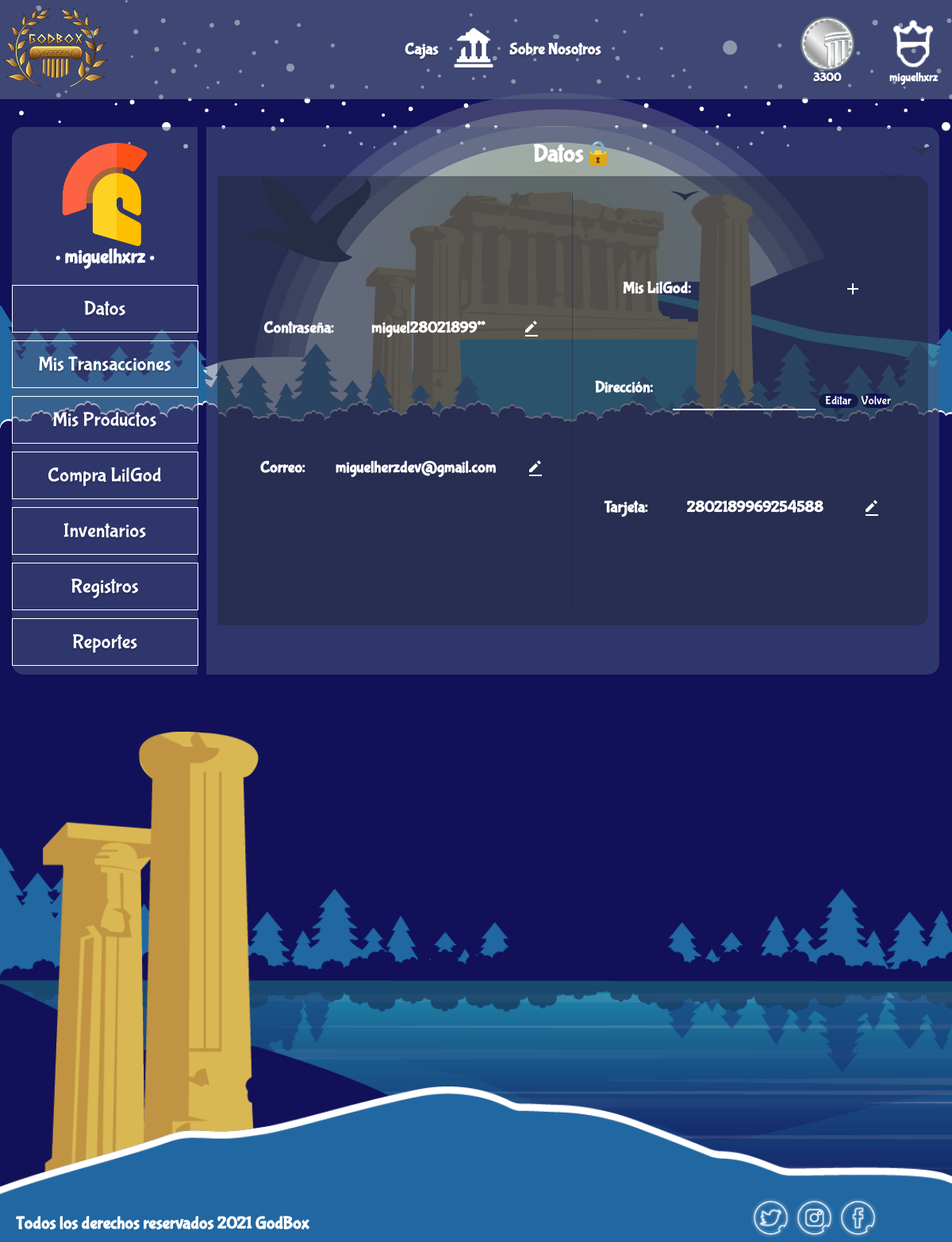
Page /CRUD/update-address-admin.php (signed in) on the committed database.
### tables this page shows
CREATE TABLE `users` (
  `username` varchar(45) NOT NULL,
  `password` varchar(45) NOT NULL,
  `coins` int(11) NOT NULL,
  `id` varchar(45) NOT NULL,
  `email` varchar(45) NOT NULL,
  `address` varchar(45) NOT NULL,
  `birth` varchar(45) NOT NULL,
  `fecha de registro` varchar(11) NOT NULL
);

CREATE TABLE `payment` (
  `id` varchar(45) NOT NULL,
  `type` varchar(45) NOT NULL,
  `number` varchar(19) NOT NULL,
  `expiration date` varchar(20) NOT NULL,
  `cvv` varchar(3) NOT NULL
);

### model/connect_db.php (called while the page is built, shortened)
<?php
class connect_db {
  var $conection;
  function __construct () {
    $server_conect = "localhost";
    $username = "root";
    $password = "123456789";
    $use_db = "godbox";
    $this->conection = new mysqli($server_conect, $username, $password, $use_db);
  }
  function add_instruc($instruct) {
    return $this->conection->query($instruct);
  }
}
?>

### model/user.php (called while the page is built, shortened)
<?php
  class user {
  private $data_base;
  function __construct() {
    $this->data_base= new connect_db();
  }
    function GetByUsername($username){
      $query_send = "SELECT `username`, `password`, `id`, `email`, `address` FROM `users` WHERE  `username` = '$username'";
      $question = $this->data_base->add_instruc($query_send);
      return $question;
    }
    function getCoinsdb($username){
      $query_send = "SELECT `coins` FROM `users` WHERE `username` = '".$username."'";
      $question =  $this->data_base->add_instruc($query_send);
      if(mysqli_num_rows($question) > 0){
         $rows = mysqli_fetch_array($question);
         return $rows['coins'];
      }else {
        return 0;
      }
    }
}
?>

### model/credit_card.php (called while the page is built, shortened)
<?php
require_once('../model/connect_db.php');
class credit_card {
  private $data_base;
  function credit_card() {
    $this->data_base=new connect_db();
  }
  function GetCCbyid($id){
    $query_send = "SELECT `id`, `type`, `number`, `expiration date`, `cvv` FROM `payment` WHERE  `id` = '$id'";
    $question = $this->data_base->add_instruc($query_send);
    return $question;
  }
}
?>

### CRUD/update-address-admin.php (the view, shortened to what this page needs)
<?php
require_once('../model/user.php');
?>
<!DOCTYPE html>
<html lang="en">
<head>
  <link rel="stylesheet" href="../css/admin_page.css">
</head>
<body>
       <?php include($header);
       $user = new user;
       $question = $user->GetByUsername($_SESSION['user']);
       while ($row = mysqli_fetch_array($question)):?>
     <main class="container">
        <section class="panel__container">
          <articles class="admin__container">
            <div class="admin__profile">
              <figure class="admin__ico-container">
                <img src="../assets/icons/casco.png" alt="" title="">
              </figure>
              <h4 class="title"><?php echo $_SESSION['user']?></h4>
            </div>
            <div class="select__reports">
                <a href="../view/admin_page.php"><div class="btn__report">Datos</div></a>
                <a href="../view/transaciones_admin.php"><div class="btn__report">Mis Transacciones</div></a>
                <a href="../view/productos_admin.php"><div class="btn__report">Mis Productos</div></a>
                <a href="../view/buy_coins.php"><div class="btn__report">Compra LilGod</div></a>
                <a href="../view/inventarios.php"><div class="btn__report">Inventarios</div></a>
                <a href="../view/registros.php"><div class="btn__report">Registros</div></a>
                <a href="../view/reportes_admin.php"><div class="btn__report">Reportes</div></a>
            </div>
        </articles>
      </section>
      <section class="reports__container">
          <h4 class="title">Datos🔒</h4>
          <div class="put__reports">
            <div class="essencial__crud">
              <div class="crud password">
              <h4>Contraseña:</h4> <h4 class="respuesta"><?php echo $row["password"];?></h4>
                <a href="../CRUD/update-password-admin.php"><img src="../assets/icons/bx-edit-alt.svg" alt="editar" title="editar contraseña"></a>
              </div>
              <div class="crud email">
                <h4>Correo:</h4> <h4 class="respuesta"><?php echo $row["email"];?></h4>
                <a href="../CRUD/update-email-admin.php"><img src="../assets/icons/bx-edit-alt.svg" alt="editar" title="editar correo"></a>
              </div>
            </div>
            <div class="other__crud">
              <div class="crud LilGod">
                <h4>Mis LilGod:</h4> <h4 class="respuesta"><?echo $row["coins"];?></h4>
                <a href="../view/buy_coins.php"><img src="../assets/icons/outline_add_white_24dp.png" alt="Comprar Más" title="Comprar Más"></a>
              </div>
              <div class="crud address">
              <h4>Dirección:</h4>
                <form method="POST">
                  <input type="text" name="address" value="" maxlength="45" size="45">
                  <input type="submit" class="btn-edit" name="btn-edit" value="Editar">
                  <a href="../view/admin_page.php" class="volver">Volver</a>
              </form>
              </div>
              <div class="crud credit-card">
              <h4>Tarjeta:</h4>
              <?php
                $CC = new credit_card;
                $id = $row['id'];
                $question = $CC->GetCCbyid($id);
                while ($fila = mysqli_fetch_array($question)){?>
                <h4 class="respuesta"><?php echo $fila['number'];?></h4>
                <?php }?>
                <form action="../CRUD/update-card_register.php" method="post">
                  <button type="submit" class ="boton-submit">
                  <a href=""><img src="../assets/icons/bx-edit-alt.svg" alt="editar" title="editar address"></a>
                  </button>
                </form>
              </div>
              <?php endwhile ?>
            </div>
          </div>
      </section>
    </main>
    <footer class="footer">
      <h3 class="footer__text">Todos los derechos reservados 2021 GodBox</h3>
      <div class="footer__social-media">
        <div class="footer_img-contaienr"><img src="../assets/icons/twitter.png" alt="twitter"></div>
        <div class="footer_img-contaienr"><img src="../assets/icons/instagram.png" alt="instagram"></div>
        <div class="footer_img-contaienr"><img src="../assets/icons/facebook.png" alt="facebook"></div>
      </div>
    </footer>
</body>
</html>

### partials/header-user.php (shortened to what this page needs)
<?php
    require_once('../model/connect_db.php');
    require_once('../model/user.php');
    $user = new user();
    $username = $_SESSION['user'];
    $coins = $user->getCoinsdb($username);
?>
<header class="header-u">
        <div class="container-header-u">
            <section class="logo-a">
                <img src="../assets/img/Logo-rezised.png" alt="">
            </section>
            <section class="center-title-u">
                <div class="boxes-link-u">
                    <a href="../view/Boxes.php">
                        <h4>Cajas</h4>
                    </a>
                </div>
                <div class="ico-header-u">
                    <a href="../index.php">
                        <img src="../assets/icons/Home.png" alt="">
                    </a>
                </div>
                <div class="about-link-u">
                    <a href="../view/About-us.php">
                        <h4>Sobre Nosotros</h4>
                    </a>
                </div>
            </section>
            <section class="options-u">
                <div class="link-u">
                    <ul class="btn-menu-u">
                    <a href="../view/buy_coins.php">
                        <img src="../assets/icons/coin.png" alt="" class="item-u">
                        <?php echo "<h3 class ='name'>".$coins."</h3>"?>
                    </a>
                    <li class="item-nav"><img src="../assets/icons/user.png" alt="" class="item-u">
                    <?php echo "<h3 class ='name' id='user_username'>".$_SESSION['user']."</h3>"?>
                    </li>
                    </ul>
                </div>
            </section>
        </div>
    </header>

### rows in the picture
users: coins "3300", password "miguel28021899**", email "miguelherzdev@gmail.com"
payment: number "2802189969254588"

### other values in the picture
$_SESSION['user'] "miguelhxrz"
